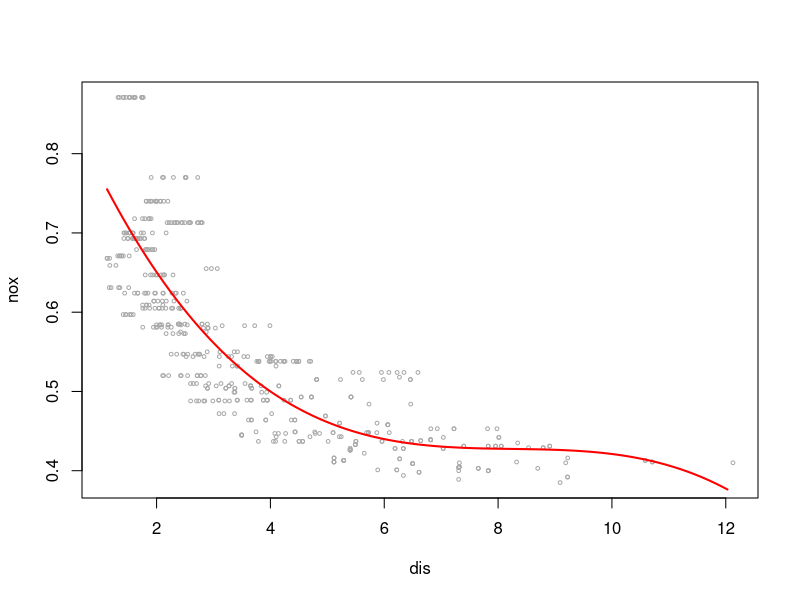
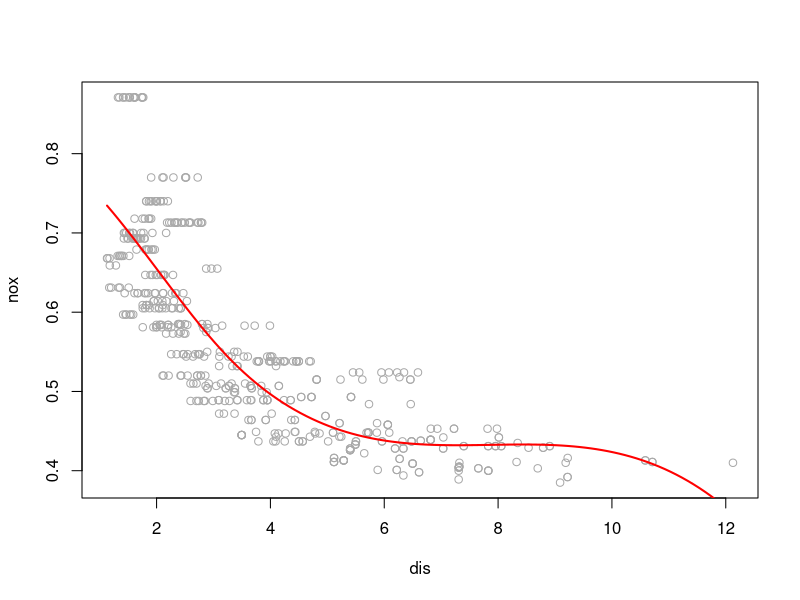

These charts were generated, in order, by the following R code: (Note: this script raises an error after producing the figures.)
rm(list=ls())

library(MASS)
library(splines)
library(boot)
attach(Boston)
fit1 = lm(nox ~ poly(dis,3), data=Boston)

dis.lim = range(dis)
dis.grid = seq(from=dis.lim[1], to=dis.lim[2], by=0.1)
pred = predict(fit1, newdata=list(dis=dis.grid), se=TRUE) 
#without se=TRUE, it does not work for the lines function later. Don't know why
plot(dis, nox, xlim=dis.lim, cex=.5, col="darkgrey")
lines(dis.grid, pred$fit, lwd=2, col="red")

# Plot the polynomial fits for a range of different polynomial degrees(say 1 to 10)
# probably not plotting here
rss = rep(NA, 10)
for (i in 1:10){
  fit = lm(nox~poly(dis,i), data= Boston)
  rss[i] = sum(fit$residuals^2)
}
rss


# perform cross-validation to select the optimal degree for the polynomial
cv.error = rep(NA,15)
for (degree in 1:15){
  glm.fit = glm(nox~poly(dis, degree), data=Boston)
  cv.error[degree] = cv.glm(Boston, glm.fit, K=10)$delta[1]
}
which.min(cv.error)
# so here 3 would be a good polynomial degree for distance variable


#fit a regression spline to predict nox using dis
fit = lm(nox~bs(dis, df=4), data=Boston) 
#here the default knots at uniform quantiles
summary(fit)

plot(dis, nox, col="darkgrey")
pred = predict(fit, newdata= list(dis = dis.grid), se= TRUE)
lines(dis.grid, pred$fit, lwd=2, col="red")

# Now fit a regression spline for a range of degress of freedom
rss2 = rep(NA, 15)
for (degree in 3:15){
  fit = lm(nox~bs(dis, df=degree), data=Boston)
  rss2[degree]= sum(fit$residuals^2)
}
rss2[-c(1,2)]

# perform cross-validation to find the best degree of freedom for a regression spline
cv.error= rep(NA, 20)
for (i in 1:20){
  fit = glm(nox~bs(dis, df=i), data=Boston)
  cv.error[i] = cv.glm(Boston, fit, K=20)$delta[1]
}
cv.error
which.min(cv.error)
# so 10 seems to be the best degree of freedom in this case for regression spline

# Here I expanded the exercise a tbi
# fit a GAM (generalized additive model) to predict nox using dis and zn
gam.fit = lm(nox ~ ns(dis, 3)+ns(zn, 4), data=Boston)
summary(gam.fit)

# here the lm function will not be able to capture the smoothing spline features
install.packages("gam")
library(gam)
gam1 = gam(nox~s(dis,3)+s(zn,3), data=Boston)
gam2 = gam(nox~s(dis,3)+zn,data=Boston)
gam3 = gam(nox~s(dis,3), data=Boston)

anova(gam1, gam2, gam3,test="F")

#here using local regresion fit built in the gam function
gam.lo = gam(nox~s(dis,df=3)+lo(zn), data=Boston)
plot.gam(gam.lo, se=TRUE, col="green")

detach(Boston)
